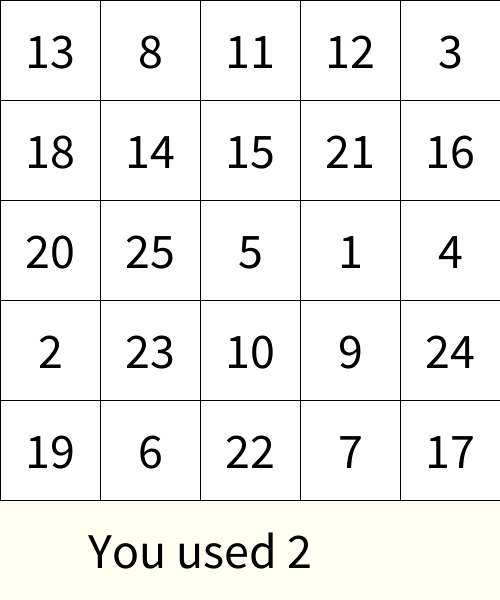
Frame 1 (no input)
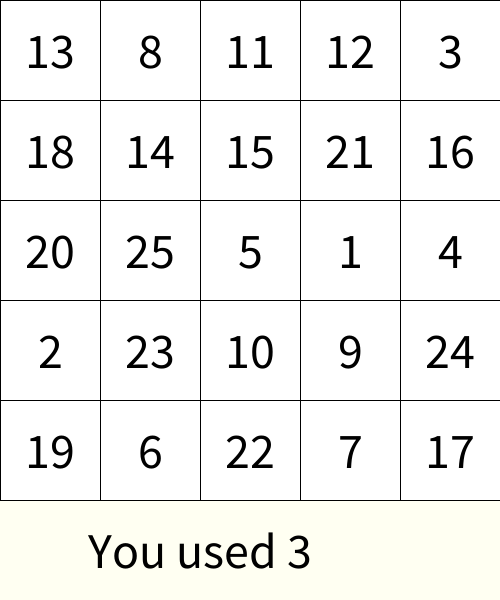
Frame 60 (the mouse pressed at the canvas centre just before this capture)
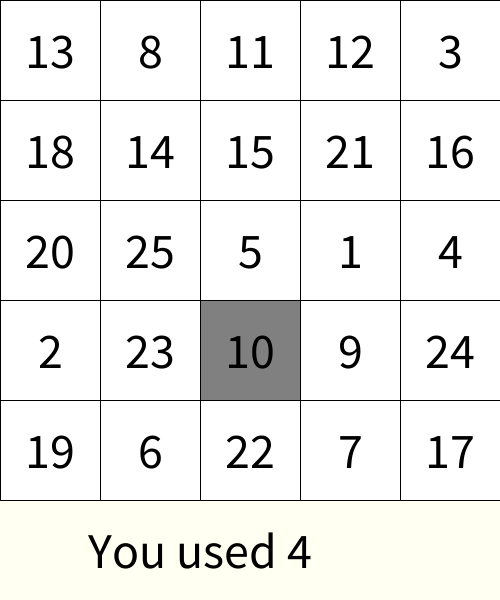
Frame 120 (the mouse held since frame 60 and released just before this capture)

The Processing sketch that drew these frames (run headless with seeded random() and noise(); from frame 60 on, the mouse is pressed at the canvas centre):

// Processing sketch: week06_9_schult_table09_mousePressed_crash_if_protect_shuffle_r
// ── week06_9_schult_table09_mousePressed_crash_if_protect_shuffle_r.pde
// week06_9_schult_table09_mousePressed_crash_if_protect_shuffle_random
//int [] used = new int[26]; //0...25 共26個
int [][] table = new int [5][5]; //Java的陣列宣告
void setup(){
  size(500, 600);
  textSize(50);
  textAlign(CENTER, CENTER);
  int []numbers = {1,2,3,4,5,6,7,8,9,10,11,12,13,14,15,16,17,18,19,20,21,22,23,24,25};
  for(int i=numbers.length - 1; i>0; i--){
    int j = int(random(i+1));
    //交換位置
    int temp = numbers[i];
    numbers[i] = numbers[j];
    numbers[j] = temp;
  }
  int index = 0;
  for(int i=0; i<5; i++){
    for(int j=0; j<5; j++){
      table[i][j] = numbers[index++];
    }
  }
  startT = millis(); //紀錄你開始的時間
}
int startT = 0;
int [][] pressed = new int[5][5];
void draw(){
  background(#FFFFF2);
  for(int i=0; i<5; i++){ //對y座標
    for(int j=0; j<5; j++){ //對x座標
    if(pressed[i][j]==1) fill(128);
    else fill(255);
      rect(j*100, i*100, 100, 100);
      fill(0); text(""+table[i][j], 50+j*100, 50+i*100);
    }
  }
  //text("*+hour()+*:"minute()+":"+second(), 200, 550);
  text("You used "+millis()/1000, 200, 550);
}
int want = 1; //希望你按的數字
void mousePressed(){
  int i = mouseY/100, j = mouseX/100;
  if(i >= 0 && i < 5 && i>= 0 && i < 5){
    pressed[i][j] = 1;
    want++;
  }
}
